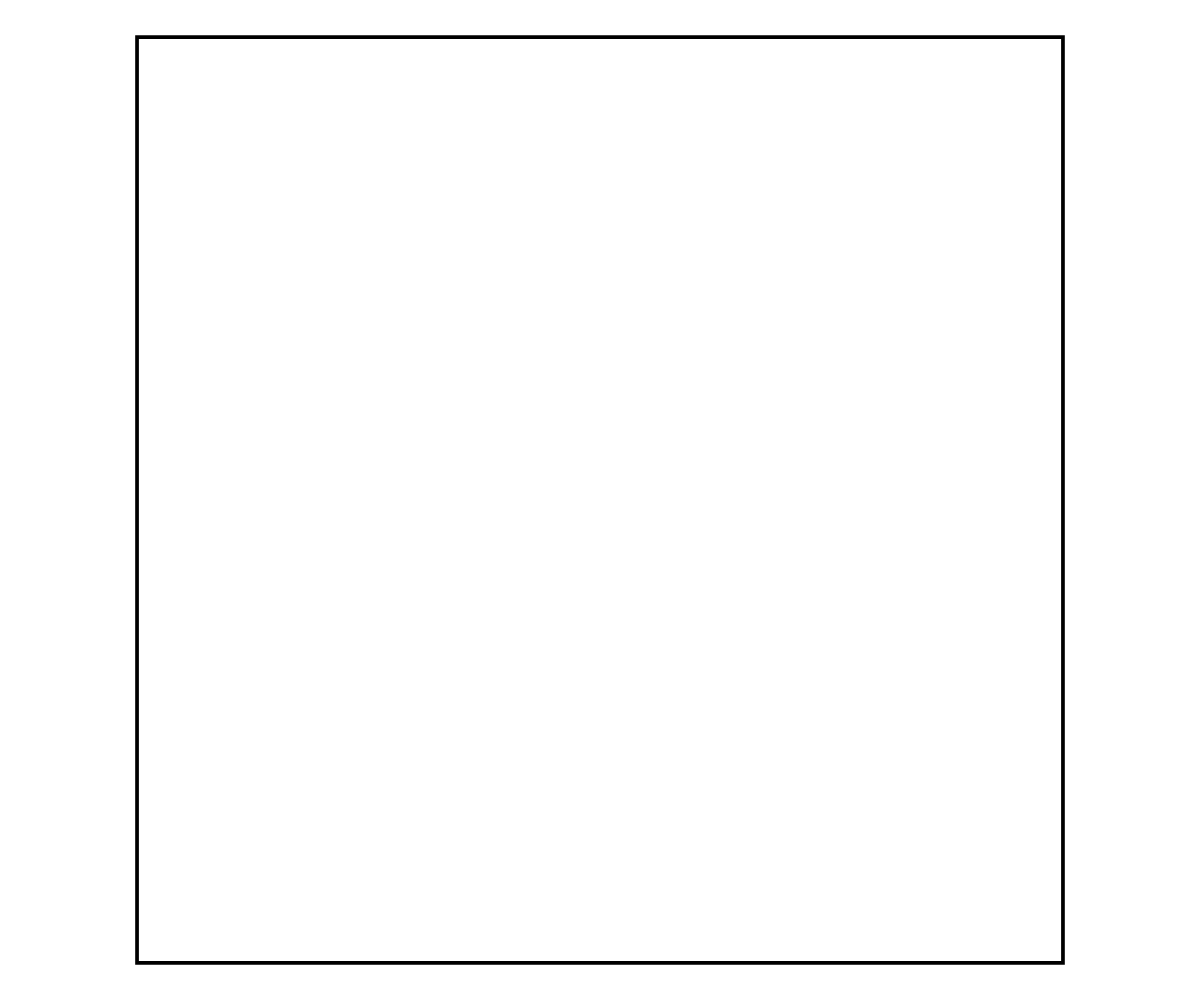
Frame 1 (no input)
Frame 60 (no input): identical to frame 1, image omitted
Frame 120 (the mouse pressed at the canvas centre since frame 60): identical to frame 1, image omitted

The p5.js sketch that drew this single still picture (run headless with seeded random() and noise() and a simulated clock; from frame 60 on, the mouse is pressed at the canvas centre):

// p5.js sketch
// ── sketch.js
const WIDTH = 1080;
const HEIGHT = 1080;

let _offset = {
    left: 0,
    up: 0,
    scale: 1,
    maintainRatio: function () {
        const ratio = height / width;
        const targetRatio = HEIGHT / WIDTH;
        if (ratio > targetRatio) {
            const newHeight = floor(width * targetRatio);
            this.left = 0;
            this.up = floor((height - newHeight) / 2);
            this.scale = newHeight / HEIGHT;
        } else {
            const newWidth = floor(height / targetRatio);
            this.left = floor((width - newWidth) / 2);
            this.up = 0;
            this.scale = newWidth / WIDTH;
        }
    },
    apply: function () {
        translate(this.left, this.up);
        scale(this.scale);
        mouse.x = (mouseX - this.left) / this.scale;
        mouse.y = (mouseY - this.up) / this.scale;
    },
};
let mouse = { x: null, y: null };

function setup() {
    createCanvas(windowWidth, windowHeight);
    _offset.maintainRatio();
}

function windowResized() {
    resizeCanvas(windowWidth, windowHeight);
    _offset.maintainRatio();
}

function draw() {
    background(255);
    _offset.apply();

    stroke(0); noFill();
    strokeWeight(4);
    rect(40, 40, 1000, 1000);
}
// ── game.js
class Player {
    constructor(pos) {

        this.pos = pos;
    }

    draw() {
        
    }
}
